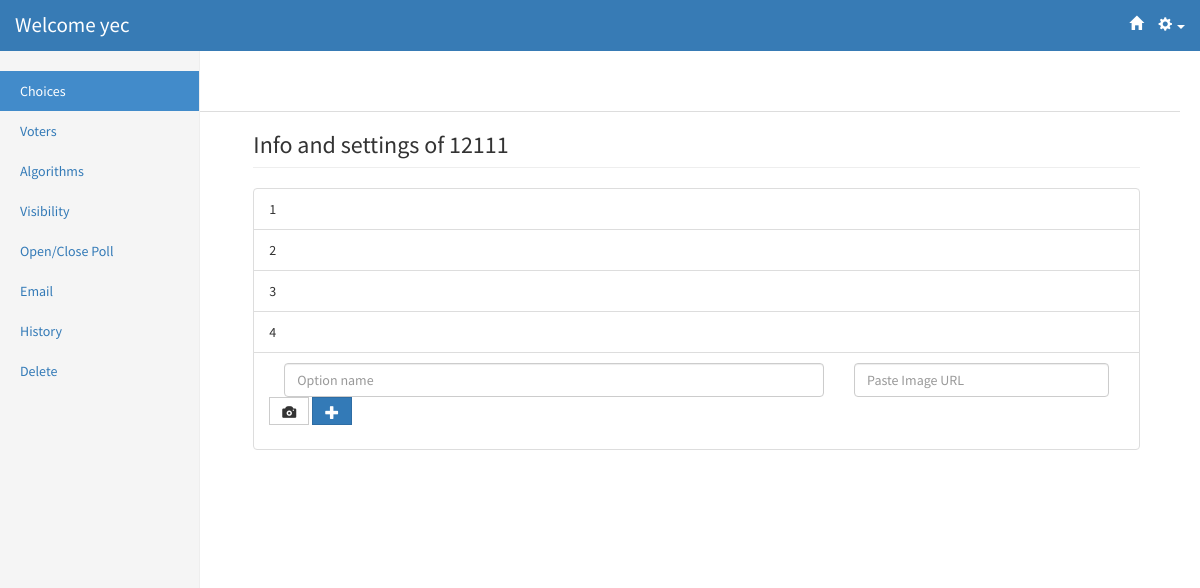
The page /polls/77/pollinfo/ (signed in) on the database its author committed.
### polls/models.py (models this page shows, shortened)
@python_2_unicode_compatible
class Question(models.Model):
    question_text = models.CharField(max_length=20)
    question_desc = models.CharField(max_length=500, null=True, blank=True)
    image = models.ImageField(upload_to='static/img/items/', blank=True, null=True)
    imageURL = models.CharField(max_length=500, blank=True, null=True)
    pub_date = models.DateTimeField('date published')
    follow_up = models.OneToOneField('Question', on_delete=models.CASCADE, null = True, blank = True)
    question_owner = models.ForeignKey(User, null=True)
    question_voters = models.ManyToManyField(User, related_name='poll_participated')
    status = models.IntegerField(default=1)
    display_pref = models.IntegerField(default=1)
    emailInvite = models.BooleanField(default=True)
    emailDelete = models.BooleanField(default=True)
    emailStart = models.BooleanField(default=True)
    emailStop = models.BooleanField(default=True)
    poll_algorithm = models.IntegerField(default=1)
    question_type = models.IntegerField(default=1)
    winner = models.CharField(max_length=200)
    m_poll = models.BooleanField(default=False)
    open = models.BooleanField(default=False)

@python_2_unicode_compatible
class Item(models.Model):
    question = models.ForeignKey(Question, on_delete=models.CASCADE)
    item_text = models.CharField(max_length=200)
    image = models.ImageField(upload_to='static/img/items/', blank=True, null=True)
    imageURL = models.CharField(max_length=500, blank=True, null=True)
    def __str__(self):
        return self.item_text

### polls/views.py (the view)
# urls.py: url(r'^(?P<pk>[0-9]+)/pollinfo/$', views.PollInfoView.as_view(), name='pollinfo'),
class PollInfoView(generic.DetailView):
    model = Question
    template_name = 'polls/pollinfo.html'
    def get_context_data(self, **kwargs):
        ctx = super(PollInfoView, self).get_context_data(**kwargs)
        ctx['users'] = User.objects.all()
        ctx['items'] = Item.objects.all()
        ctx['groups'] = Group.objects.all()
        ctx['poll_algorithms'] = getListPollAlgorithms()
        ctx['alloc_methods'] = getAllocMethods()
        currentUserResponses = self.object.response_set.filter(user=self.request.user).reverse()
        ctx['mostRecentResponse'] = currentUserResponses[0] if (len(currentUserResponses) > 0) else None
        ctx['history'] = currentUserResponses[1:]
        all_responses = self.object.response_set.reverse()
        (latest_responses, previous_responses) = categorizeResponses(all_responses)
        ctx['latest_responses'] = latest_responses
        ctx['previous_responses'] = previous_responses
        return ctx
    def get_queryset(self):
        return Question.objects.filter(pub_date__lte=timezone.now())

### polls/models.py (called while the page is built)
    def __getitem__(self, key):
        return self.keyvaluepair_set.get(key=key).value

    def sorted_values(self):
        return list(sorted(self.items(), key=lambda kv: (kv[1], kv[0])))

    def items(self):
        return [(kvp.key, kvp.value) for kvp in self.keyvaluepair_set.all()]

### polls/views.py (called while the page is built)
def getListPollAlgorithms():
    return ["Plurality", "Borda", "Veto", "K-approval (k = 3)", "Simplified Bucklin", "Copeland", "Maximin"]

def getAllocMethods():
    return ["Serial dictatorship: early voters first", "Serial dictatorship: late voter first", "Manually allocate"]

def categorizeResponses(all_responses):
    latest_responses = []
    previous_responses = []
    if len(all_responses) > 0:
        latest_responses.append(all_responses[0])
    others = all_responses[1:]
    for response1 in others:
        if response1.user == None:
            continue
        add = True
        for response2 in latest_responses:
            if response1.user.username == response2.user.username:
                add = False
                previous_responses.append(response1)
                break
        if add:
            latest_responses.append(response1)
    return (latest_responses, previous_responses)

### polls/templates/polls/pollinfo.html (shortened to what this page needs)
{% extends 'polls/base.html' %}
{% load staticfiles %}
{% block content %}
<div class="col-sm-3 col-md-2 sidebar">
    <ul class="nav nav-sidebar">
        {% if question.question_owner == request.user %}
            <li class="active"><a data-toggle="tab" href="#choices" >Choices</a></li>
            <li><a data-toggle="tab" href="#voters">Voters</a></li>
            <li><a data-toggle="tab" href="#algorithm">Algorithms</a></li>
            <li><a data-toggle="tab" href="#visibility">Visibility</a></li>
            <li><a data-toggle="tab" href="#qr">Open/Close Poll</a></li>
            <li><a data-toggle="tab" href="#emailsetting">Email</a></li>
            <li><a data-toggle="tab" href="#historyinfo">History</a></li>
            <li><a data-toggle="tab" href="#delete">Delete</a></li>
        {% else %}
        <li class="active"><a data-toggle="tab" href="#general">General Info</a></li>
        <li><a data-toggle="tab" href="#historyinfo">History</a></li>
        <li><a data-toggle="tab" href="#quit">Quit</a></li>
        {% endif %}
    </ul>
</div>
<div class="tab-content">
{% if question.question_owner == request.user %}
    <div class="col-sm-9 col-sm-offset-3 col-md-10 col-md-offset-2 main tab-pane active" id="choices">
        <h3 class="page-header">Info and settings of {{ question.question_text }} </h3>
        {% include 'polls/_add_choice.html' %}
    </div>
            {% endif %}
        <br/>
    </div>
</div>
{% endblock %}

### polls/templates/polls/base.html (shortened to what this page needs)
{% load staticfiles %}
<html>
	<head>
    <link rel="stylesheet" href="https://maxcdn.bootstrapcdn.com/bootstrap/3.3.6/css/bootstrap.min.css" />
    <link rel="stylesheet" type="text/css" href="{% static 'css/stylish-portfolio.css' %}" />
    <link rel="stylesheet" type="text/css" href="{% static 'css/shared.css' %}"/>
    <link href="https://cdnjs.cloudflare.com/ajax/libs/select2/4.0.3/css/select2.min.css" rel="stylesheet" />
	</head>
	<body>
                {% if user.is_authenticated %}
				 <nav class="navbar navbar-default navbar-fixed-top" style="background-color:#377BB5; border-color: transparent;">
                {% else %}
                 <nav class="navbar navbar-default navbar-fixed-top" style="background-color:transparent; border-color: transparent;">
                {%endif%}
					{% if request.flavour == "mobile" %}
					<div style = "margin-left: 20px; margin-right: 20px;">
				    {% else %}
				    <div class="container-fluid">
				    {% endif %}
                        <div class="navbar-header" style = "overflow: hidden;float:left;">
                            <a class="navbar-brand" href="/polls/" style ="font-size: 150%;
                            {% if user.is_authenticated %}
                            color:white;
                            {%else%}
                            color:black;
                            {% endif %}">
                                <span> Welcome
                                {% if user.is_authenticated %}
                                {% if request.user.first_name == "" %}
                                {{ request.user.username }}
                                {% endif %}
                                {% endif %} </span></a>
                           </div>
							{% if user.is_authenticated %}
							<ul class="nav navbar-nav navbar-right" style = "float:right;display:inline;">
                                <li style = "display:inline;"><a href="{% url 'polls:index' %}" style="color:white;"><span class="glyphicon navbar-right glyphicon-home"></span></a></li>
								<li class="dropdown" style = "float:auto;display:inline;">
									<a class="dropdown-toggle" data-toggle="dropdown" style="color:white;"> <span class="glyphicon glyphicon-cog"> </span> <span class="caret"></span> </a>
								</li>
							</ul>
							{% endif %}
						</div>
				</nav>
            {% if user.is_authenticated %}
				<div class="container-fluid" style="padding: 70px 20px;">
                    <ul class="nav nav-tabs">
                    <li role="presentation" class="dropdown">
                        <a class="dropdown-toggle" data-toggle="dropdown"  role="button" aria-haspopup="true" aria-expanded="false">
                        </a>
                    </li>
                            <li><a href="{% url 'groups:index' %}"> Groups</a></li>
                    </ul>
            {% else %}
                <div name="MainPage">
            {% endif %}
            {% block content %}
            {% endblock %}
	</body>
</html>

### polls/templates/polls/_add_choice.html (shortened to what this page needs)
<ul class="list-group">
    {% for item in items %}
        {% if item.question == question %}
            <li class="list-group-item ">
                {{ item }}
            </li>
        {% endif %}
    {% endfor %}
    <li class="list-group-item">
        <form action="{% url 'polls:addchoice' question.id %}" method="post" enctype="multipart/form-data">
            <div class="col-lg-8">
                <input type="text" class="form-control" name="choice" value="" size="50" placeholder="Option name" autofocus/>
            </div>
            <div class="col-sm-4">
                <input type="text" class="form-control" name="imageURL" value="" size="50" placeholder="Paste Image URL"/>
            </div>
            <label for="image" class="btn btn-default"><span class="glyphicon glyphicon-camera"></span></label>
            <button type="submit" class="btn btn-primary">
                <span class="glyphicon glyphicon-plus"></span>
            </button>
        </form>
    </li>
</ul>

### static/css/stylish-portfolio.css (style rules this page uses)
html, body { width: 100%; height: 100%; }
body { font-family: "Source Sans Pro","Helvetica Neue",Helvetica,Arial,sans-serif; }

### static/css/shared.css (style rules this page uses)
* { font-size: 100%; }
a { font-size: 100%; text-decoration: none !important; }
button { outline:none; }
div { font-size:100% !important; }

### polls/templates/polls/base.html (style rules this page uses)
.btn { border-radius:0; }

### polls/templates/polls/pollinfo.html (style rules this page uses)
.sidebar { display: none; }
@media (min-width: 768px) { .sidebar { position: fixed; top: 51px; bottom: 0; left: 0; z-index: 1000; display: block; padding: 20px; overflow-x: hidden; overflow-y: auto; background-color: #f5f5f5; border-right: 1px solid #eee; } }
.nav-sidebar { margin-right: -21px; margin-bottom: 20px; margin-left: -20px; }
.nav-sidebar > li > a { padding-right: 20px; padding-left: 20px; }
.nav-sidebar > .active > a, .nav-sidebar > .active > a:hover, .nav-sidebar > .active > a:focus { color: #fff; background-color: #428bca; }
.main { padding: 20px; }
@media (min-width: 768px) { .main { padding-right: 40px; padding-left: 40px; } }
.main .page-header { margin-top: 0; }

### rows shown on the page
Question: question_text "12111"
Item: item_text "1"
Item: item_text "2"
Item: item_text "3"
Item: item_text "4"

### other values the page prints
{{ request.user.username }} "yec"
